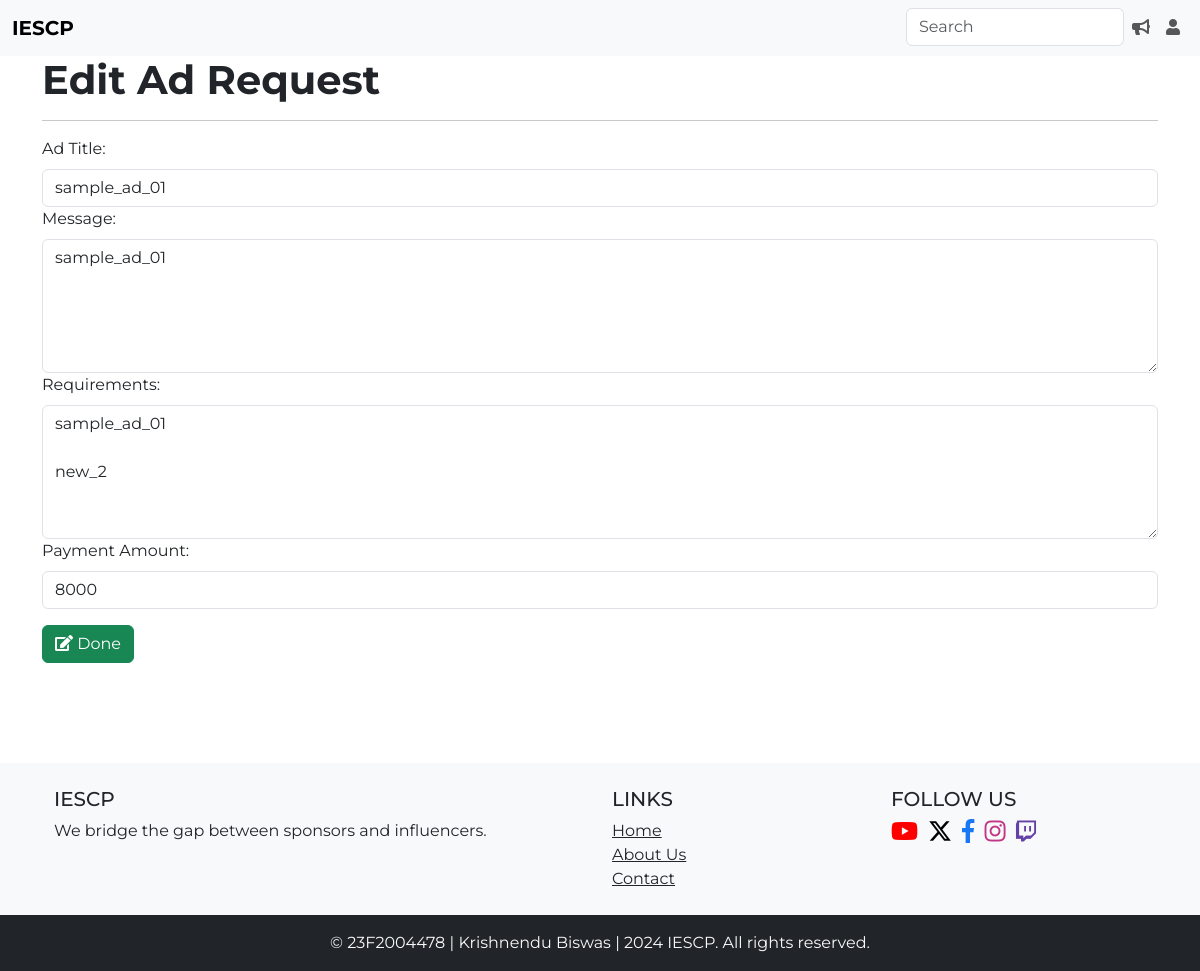
The app's page /ads/9/edit (signed in) with its own data.
### models.py (models this page shows)
class Ad(db.Model):
    id = db.Column(db.Integer, primary_key=True)
    title = db.Column(db.String(64), nullable=False)
    message = db.Column(db.String(250))
    requirements = db.Column(db.String(250))
    payment_amount = db.Column(db.Integer)
    status = db.Column(db.Enum("pending", "accepted", "rejected"), nullable=False, default="pending")
    date_created = db.Column(db.DateTime, nullable=False, default=datetime.utcnow)
    current_handler = db.Column(db.Enum("sponsor", "influencer"), nullable=False, default="sponsor") # used to differentiate whose gonna make a move next
    is_completed = db.Column(db.Boolean, nullable=False, default=False)
    is_paid = db.Column(db.Boolean, nullable=False, default=False)
    is_rated = db.Column(db.Boolean, nullable=False, default=False)
    campaign_id = db.Column(db.Integer, db.ForeignKey('campaign.id'), nullable=False)
    sponsor_id = db.Column(db.Integer, db.ForeignKey('sponsor.id'), nullable=False)
    influencer_id = db.Column(db.Integer, db.ForeignKey('influencer.id'))
    transaction_id = db.Column(db.Integer, db.ForeignKey('transaction.id'))
    rating_id = db.Column(db.Integer, db.ForeignKey('rating.id'))
    influencer = db.relationship('Influencer', backref='Ad', lazy=True)
    sponsor = db.relationship('Sponsor', backref='Ad', lazy=True)

### routes.py (the view)
@app.route('/ads/<int:id>/edit')
@sponsor_required
def ad_edit(id):
    ad = Ad.query.get(id)
    if not ad:
        flash("Ad Request does not exist")
        return redirect(url_for('ads'))
    return render_template('sponsor/ad/edit.html', ad=ad)

### routes.py (called while the page is built)
def sponsor_required(func):
    @wraps(func)
    def wrapper(*args, **kwargs):
        if 'username' not in session:
            flash("You need to login first", "error")
            return redirect(url_for('login'))
        user = User.query.filter_by(username=session['username']).first()
        if not user:
            session.pop('username')
            flash("User not found", "error")
            return redirect(url_for('login'))
        if user.role != "sponsor" and not user.is_admin: # Admins are also authorized to do whatever sponsors can do
            flash("You are not authorized to visit this page", "error")
            return redirect(url_for('home'))
        return func(*args, **kwargs)
    return wrapper

### templates/sponsor/ad/edit.html
{% extends 'base.html' %}
{% block content %}
    <h1>Edit Ad Request</h1>
    <hr>
    <form action="" method="post">
        <label class="form-label" for="title">Ad Title:</label>
        <input class="form-control" type="text" name="title" id="title" value="{{ad.title}}">
        <label class="form-label" for="message">Message:</label>
        <textarea name="message" id="message" cols="30" rows="5" maxlength="250" class="form-control"
        >{{ad.message}}</textarea>
        <label class="form-label" for="requirements">Requirements:</label>
        <textarea name="requirements" id="requirements" cols="30" rows="5" maxlength="250" class="form-control"
        >{{ad.requirements}}</textarea>
        <label class="form-label" for="payment_amount">Payment Amount:</label>
        <input class="form-control" type="number" name="payment_amount" id="payment_amount" value="{{ad.payment_amount}}">
        <button type="submit" class="btn btn-success mt-3">
            <i class="fa fa-edit" aria-hidden="true"></i>
            Done
        </button>
    </form>
{% endblock %}

### static/styles.css (style rules this page uses)
h1, .h1 { font-family: 'Montserrat', sans-serif; font-weight: 700; }

### templates/base.html (style rules this page uses)
html, body { height: 100%; margin: 0; }
body { display: flex; flex-direction: column; }

### records on screen
Ad: title "sample_ad_01", message "sample_ad_01", requirements "sample_ad_01 new_2", payment_amount "8000"
